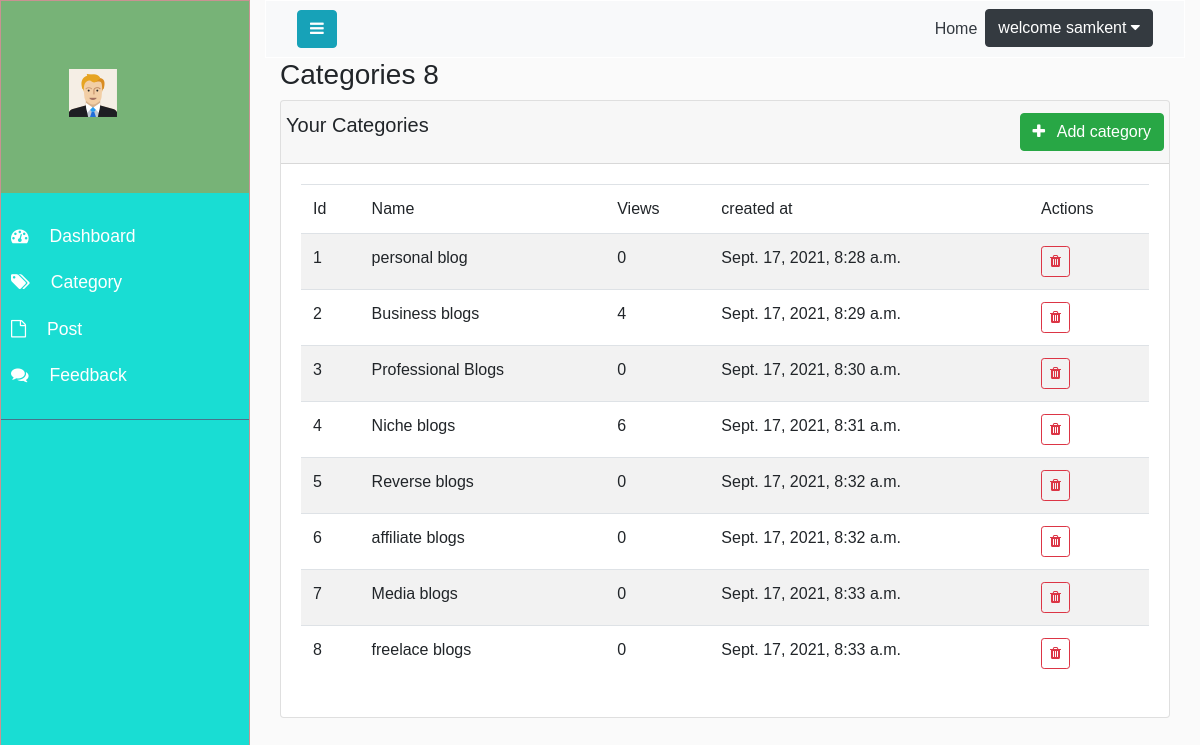
Screenshot of /staff/categories (signed in) with the database file from the repository.
### blog/models.py (models this page shows, shortened)
class Category(models.Model):
    name = models.CharField(max_length = 50)
    views = models.IntegerField(default=0,blank=True)
    slug = models.TextField(max_length=200)
    created_at = models.DateTimeField(auto_now_add=True)
    updated_at =models.DateTimeField(auto_now=True)
    class Meta:
        verbose_name = "Category"
        verbose_name_plural ="Categories"

### blog/views.py (the view)
# urls.py: path('categories', views.showCategories, name="categories"),
@login_required
def showCategories(request):
    context = {
        'category_list': Category.objects.all()
    }
    return render(request, "blog/admin/categories.html", context)

### blog/Templates/blog/admin/categories.html
{% extends 'blog/admin/layouts/admin-base.html'%}
{% load static %}
{% block 'content'%}
<div class="container">
    <h3>Categories {{ category_list|length }}</h3>
    <div class="row">
        <div class="col-lg-12">
            <div class="card">
                <div class="card-header">
                    <div class="row">
                        <h5>Your Categories</h5>
                        <a href="{% url 'add_category' %}" class="btn btn-success ml-auto">
                            <i class="fa fa-plus mr-2"></i>
                        Add category
                        </a>
                    </div>
                </div>
                <div class="card-body">
                    <table class="table table-striped">
                        <thead>
                            <tr>
                                <td>Id</td>
                                <td>Name</td>
                                <td>Views</td>
                                <td>created at</td>
                                <td>Actions</td>
                            </tr>
                        </thead>
                        <tbody>
                            {% for category in category_list %}
                            <tr>
                                <td>{{category.id}}</td>
                                <td>{{category.name}}</td>
                                <td>{{category.views}}</td>
                                <td>{{category.created_at}}</td>
                                <td>
                                    <a href="{% url 'delete_category' category.id %}" class="btn btn-outline-danger btn-sm">
                                        <i class="fa fa-trash"></i>
                                    </a>
                                </td>
                            </tr>
                            {% endfor %}
                        </tbody>
                    </table>
                </div>
            </div>
        </div>
    </div>
</div>
{% endblock %}

### blog/Templates/blog/admin/layouts/admin-nav.html (shortened to what this page needs)
{% load static %}
<nav class="navbar navbar-expand-lg navbar-light bg-light">
  <div class="container-fluid">
      <button type="button" id="sidebarCollapse" class="btn btn-info">
          <i class="fa fa-bars"></i>
      </button>
    <div class="collapse navbar-collapse" id="navbarNav">
      <ul class="navbar-nav ml-auto">
        <li class="nav-item ">
          <a class="nav-link text-dark" href="{% url 'home' %}">Home</a>
        </li>
        {% if user.is_authenticated %}
        <li class="nav-item dropdown">
          <a class="btn btn-dark" href="#" id="navbarDropdown" role="button" data-toggle="dropdown" aria-haspopup="true" aria-expanded="false">
            welcome {{user.username}} <i class="fa fa-caret-down"></i>
          </a>
        </li>
        {% endif %}
      </ul>
    </div>
</nav>

### blog/static/css/admin-style.css (style rules this page uses)
.navbar { background: rgb(77, 233, 77); border: 1px solid #fff; }
body { font-family: 'Poppins', sans-serif; background: #fafafa; }
a, a:hover, a:focus { color: inherit; text-decoration: none; transition: all 0.3s; }

### rows the page displays
Category: id "1", name "personal blog", views "0", created_at "Sept. 17, 2021, 8:28 a.m."
Category: id "2", name "Business blogs", views "4", created_at "Sept. 17, 2021, 8:29 a.m."
Category: id "3", name "Professional Blogs", views "0", created_at "Sept. 17, 2021, 8:30 a.m."
Category: id "4", name "Niche blogs", views "6", created_at "Sept. 17, 2021, 8:31 a.m."
Category: id "5", name "Reverse blogs", views "0", created_at "Sept. 17, 2021, 8:32 a.m."
Category: id "6", name "affiliate blogs", views "0", created_at "Sept. 17, 2021, 8:32 a.m."
Category: id "7", name "Media blogs", views "0", created_at "Sept. 17, 2021, 8:33 a.m."
Category: id "8", name "freelace blogs", views "0", created_at "Sept. 17, 2021, 8:33 a.m."

### other values shown
{{ user.username }} "samkent"
{{ category_list|length }} "8"
